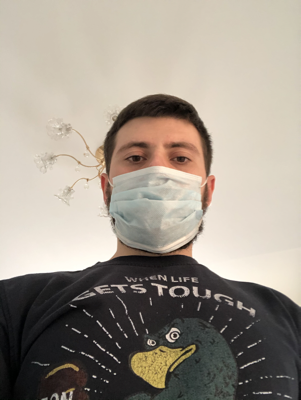
#> input picture assets/train/orang_pakai_masker/maksssksksss808.png, 301 x 400 px; its folder holds only this picture in this run
$ python face_mask_detection.py
#> lines starting #> are read from the running program, lines starting #| are printed output that depends on the picture; after the words box and inside, x2 and y2 are one past the last pixel; in counts of white or black regions, pixels touching at a corner belong together
import numpy as np
import cv2
import os

# Read train image
train_image_path = "assets/train/"

# Cascade
face_cascade = cv2.CascadeClassifier("./haarcascades/haarcascade_frontalface_default.xml")
face_cascade = cv2.CascadeClassifier("haarcascades/haarcascade_frontalface_default.xml")
mouth_cascade = cv2.CascadeClassifier("haarcascades/haarcascade_mcs_mouth.xml")

faces_image_gray_list = []
mouth_image_gray_list = []
class_id_list = []

# Nama nama label
mask_label_list = os.listdir(train_image_path)

for idx, mask_label in enumerate(mask_label_list):

    # Path mask label
    image_path = train_image_path + mask_label

    print(mask_label)

    for image in os.listdir(image_path):

        # Full path image
        image_full_path = image_path + "/" + image

        # Adjust threshold value in range 80 to 105 based on your light.
        bw_threshold = 80

        # Baca image dari setiap full path image
        img = cv2.imread(image_full_path)
#> img is the input picture: shape (400, 301, 3); mean B, G, R 138.5, 149.8, 158.5

        # Resize image
        scale_percent = 50 # percent of original size
        width = int(img.shape[1] * scale_percent / 100)
#> width = 150
        height = int(img.shape[0] * scale_percent / 100)
#> height = 200
        dim = (width, height)
#> dim = (150, 200)

        img = cv2.resize(img, dim, interpolation = cv2.INTER_AREA)
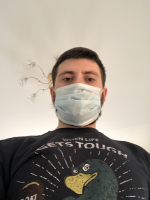
#> img: shape (200, 150, 3); mean B, G, R 138.5, 149.9, 158.5

        # Convert image ke gray juga
        img_gray = cv2.cvtColor(img, cv2.COLOR_BGR2GRAY)
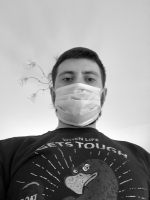
#> img_gray: shape (200, 150); min 1, max 255, mean 151.2

        # Convert image in black and white
        (thresh, img_bw) = cv2.threshold(img_gray, bw_threshold, 255, cv2.THRESH_BINARY)
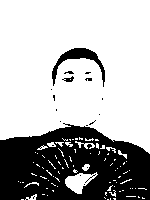
#> img_bw: shape (200, 150); 69.3% white; 20 black regions (17 under 20 px), largest, box (x1, y1, x2, y2) and area: (0, 123, 150, 200) 8572, (52, 48, 105, 87) 524, (62, 76, 74, 82) 37
#> thresh = 80

        # Detect faces gray
        detected_faces_gray = face_cascade.detectMultiScale(img_gray, scaleFactor = 1.2, minNeighbors = 3)
#> detected_faces_gray = [[46, 55, 65, 65]]

        # Detect faces black and white
        detected_faces_bw = face_cascade.detectMultiScale(img_bw, scaleFactor = 1.2, minNeighbors = 5)
#> detected_faces_bw = ()

        if (len(detected_faces_gray) == 0 and len(detected_faces_bw) == 0):

            print(image, "No mask found")

        elif (len(detected_faces_gray) == 0 and len(detected_faces_bw) == 1):

            print(image, "Mask detected")

        else:

            for face_rectangle in detected_faces_gray:

                x, y, h, w = face_rectangle

                # Melakukan crop image dengan panjang (y:y+h) dan lebar (x:x+w)
                faces_image = img[y:y + h, x:x + w]
                faces_image_gray = img_gray[y:y + h, x:x + w]

                faces_image_gray_list.append(faces_image_gray)
                class_id_list.append(idx)

                # Deteksi bibir
                detected_mouths = mouth_cascade.detectMultiScale(img_gray, 1.5, 5)

                if (len(detected_mouths) == 0):

                    print(image, "Mask detected")

                else:

                    for mouth_rectangle in detected_mouths:

                        mx, my, mh, mw = mouth_rectangle

                        mouth_image_gray = faces_image_gray[my:my + mh, mx:mx + mw]
                        mouth_image_gray_list.append(mouth_image_gray)

                        if (y < my < y + h):

                            print(image, "No mask found");
#> this loop made 1 pass
#| maksssksksss808.png Mask detected
#> pass 1, `faces_image = img[y:y + h, x:x + w]`:
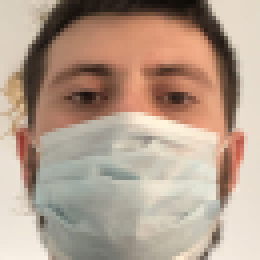
#> faces_image: shape (65, 65, 3) (shown 4 times larger); mean B, G, R 140.2, 157, 178.6
#> pass 1, `faces_image_gray = img_gray[y:y + h, x:x + w]`:
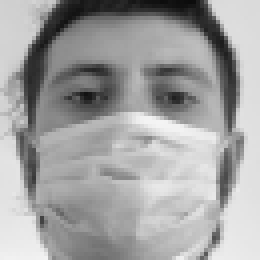
#> faces_image_gray: shape (65, 65) (shown 4 times larger); min 12, max 244, mean 161.5
#> after the loop, class_id_list = [0]; faces_image_gray_list = 1 item; mouth_image_gray_list = []
#> pass 2 of the loop `for idx, mask_label in enumerate(mask_label_list):`:
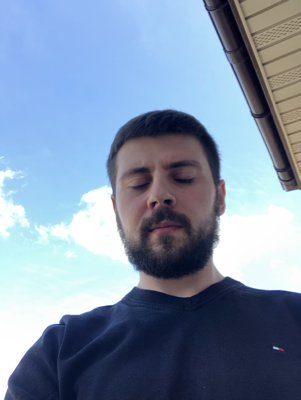
#> input picture assets/train/orang_tanpa_masker/maksssksksss125.png, 301 x 400 px
#> img is the input picture: shape (400, 301, 3); mean B, G, R 168.2, 145, 126.9
#> img: shape (200, 150, 3)
#> `(thresh, img_bw) = cv2.threshold(img_gray, bw_threshold, 255, cv2.THRE..`:
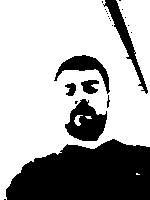
#> img_bw: shape (200, 150); 67.8% white; 22 black regions (15 under 20 px), largest, box (x1, y1, x2, y2) and area: (6, 139, 150, 200) 6856, (65, 99, 107, 141) 1072, (103, 0, 148, 94) 765
#> detected_faces_gray = [[50, 66, 59, 59]]
#> detected_faces_bw = [[48, 64, 63, 63]]
#> the loop `for face_rectangle in detected_faces_gray: ` made 1 pass
#> (printed output is left out)
#> pass 1, `faces_image_gray = img_gray[y:y + h, x:x + w]`:
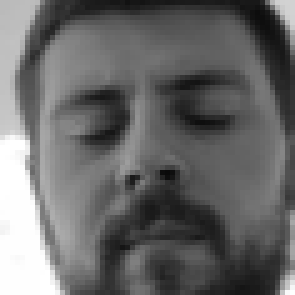
#> faces_image_gray: shape (59, 59) (shown 5 times larger); min 10, max 255, mean 104.4
#> after the loop `for face_rectangle in detected_faces_gray:`: class_id_list = [0, 1]; faces_image_gray_list = 2 items
                            # cv2.putText(img, "No mask found", (30, 30), cv2.FONT_HERSHEY_PLAIN, 1.2, (0, 255, 0), 1)

                            # cv2.imshow("Result", img)
                            # cv2.waitKey(0)


face_recognizer = cv2.face.LBPHFaceRecognizer_create()
face_recognizer.train(faces_image_gray_list, np.array(class_id_list))

#> (the run stopped early here; a loop or call above may not have finished)
